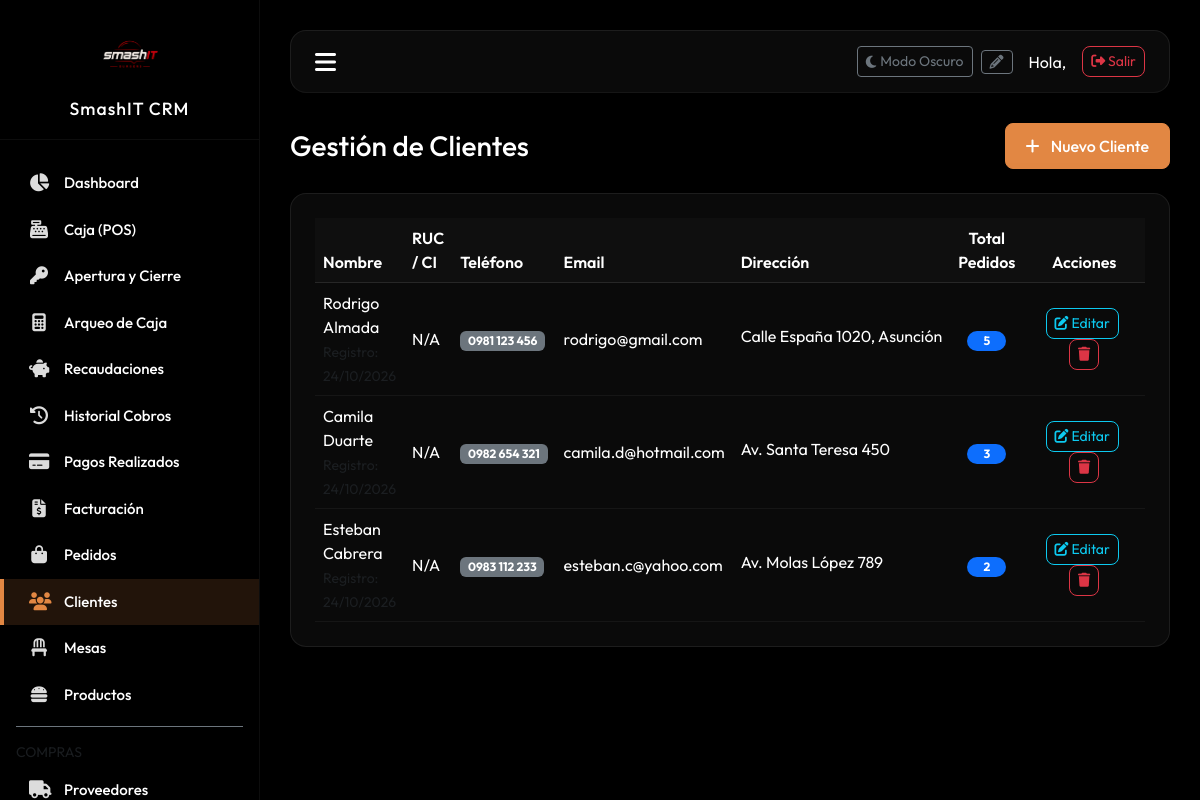
Page /crm/index.php?route=customers (signed in) on the committed database.
### tables this page shows
CREATE TABLE IF NOT EXISTS customers (
    id INT AUTO_INCREMENT PRIMARY KEY,
    name VARCHAR(100) NOT NULL,
    phone VARCHAR(30) NOT NULL UNIQUE,
    ruc_ci VARCHAR(30) NULL,
    email VARCHAR(100) NULL,
    address TEXT NULL,
    total_orders INT DEFAULT 0,
    created_at DATETIME DEFAULT CURRENT_TIMESTAMP
);

### crm/controllers/CustomerController.php (called while the page is built, shortened)
<?php
require_once __DIR__ . '/../models/CustomerModel.php';
class CustomerController {
    private CustomerModel $customerModel;
    public function __construct() {
        $this->customerModel = new CustomerModel();
    }
    public function index(): void {
        $customers = $this->customerModel->getAll();
        require_once __DIR__ . '/../views/customers/index.php';
    }
}

### crm/config/db.php (called while the page is built, shortened)
<?php
class CRMDatabase {
    private static ?PDO $instance = null;
    public static function getConnection(): PDO {
        if (self::$instance === null) {
            try {
                $dsn = "mysql:host=" . CRM_DB_HOST . ";port=" . CRM_DB_PORT . ";dbname=" . CRM_DB_NAME . ";charset=utf8mb4";
                self::$instance = new PDO($dsn, CRM_DB_USER, CRM_DB_PASS, [
                    PDO::ATTR_ERRMODE => PDO::ERRMODE_EXCEPTION,
                    PDO::ATTR_DEFAULT_FETCH_MODE => PDO::FETCH_ASSOC,
                    PDO::ATTR_EMULATE_PREPARES => false,
                ]);
                try { self::$instance->exec("ALTER TABLE restaurant_tables ADD COLUMN reservation_name VARCHAR(100) NULL"); } catch (Exception $e) {}
                try { self::$instance->exec("ALTER TABLE restaurant_tables ADD COLUMN reservation_ci VARCHAR(30) NULL"); } catch (Exception $e) {}
                try { self::$instance->exec("ALTER TABLE restaurant_tables ADD COLUMN reservation_datetime DATETIME NULL"); } catch (Exception $e) {}
            } catch (PDOException $e) {
                try {
                    $dsnNoDb = "mysql:host=" . CRM_DB_HOST . ";port=" . CRM_DB_PORT . ";charset=utf8mb4";
                    $pdo = new PDO($dsnNoDb, CRM_DB_USER, CRM_DB_PASS);
                    $pdo->exec("CREATE DATABASE IF NOT EXISTS `" . CRM_DB_NAME . "` CHARACTER SET utf8mb4 COLLATE utf8mb4_unicode_ci;");
                    $dsn = "mysql:host=" . CRM_DB_HOST . ";port=" . CRM_DB_PORT . ";dbname=" . CRM_DB_NAME . ";charset=utf8mb4";
                    self::$instance = new PDO($dsn, CRM_DB_USER, CRM_DB_PASS, [
                        PDO::ATTR_ERRMODE => PDO::ERRMODE_EXCEPTION,
                        PDO::ATTR_DEFAULT_FETCH_MODE => PDO::FETCH_ASSOC,
                        PDO::ATTR_EMULATE_PREPARES => false,
                    ]);
                    try { self::$instance->exec("ALTER TABLE restaurant_tables ADD COLUMN reservation_name VARCHAR(100) NULL"); } catch (Exception $e) {}
                    try { self::$instance->exec("ALTER TABLE restaurant_tables ADD COLUMN reservation_ci VARCHAR(30) NULL"); } catch (Exception $e) {}
                    try { self::$instance->exec("ALTER TABLE restaurant_tables ADD COLUMN reservation_datetime DATETIME NULL"); } catch (Exception $e) {}
                } catch (PDOException $ex) {
                    die("Error de conexión a la base de datos: " . $ex->getMessage());
                }
            }
        }
        return self::$instance;
    }
}

### crm/models/CustomerModel.php (called while the page is built, shortened)
<?php
class CustomerModel {
    private PDO $db;
    public function __construct() {
        $this->db = CRMDatabase::getConnection();
    }
    public function getAll(): array {
        $stmt = $this->db->query("SELECT * FROM customers ORDER BY total_orders DESC, created_at DESC");
        return $stmt->fetchAll();
    }
}

### crm/views/customers/index.php (the view, shortened to what this page needs)
<?php include_once __DIR__ . '/../layout/header.php'; ?>
<div class="container-fluid p-0">
    <div class="d-flex justify-content-between align-items-center mb-4">
        <h2 class="h3 mb-0 text-white font-weight-bold">Gestión de Clientes</h2>
        <button type="button" class="btn btn-crm-primary rounded-3" data-bs-toggle="modal" data-bs-target="#createCustomerModal">
            <i class="fa fa-plus me-2"></i> Nuevo Cliente
        </button>
    </div>
    <div class="glass-panel p-4 rounded-4 shadow-lg">
        <div class="table-responsive">
            <table class="table custom-table mb-0 align-middle">
                <thead>
                    <tr>
                        <th>Nombre</th>
                        <th>RUC / CI</th>
                        <th>Teléfono</th>
                        <th>Email</th>
                        <th>Dirección</th>
                        <th class="text-center">Total Pedidos</th>
                        <th class="text-center" style="width: 180px;">Acciones</th>
                    </tr>
                </thead>
                <tbody>
                    <?php if (empty($customers)): ?>
                        <tr>
                            <td colspan="7" class="text-center text-muted py-4">No hay clientes registrados en el CRM.</td>
                        </tr>
                    <?php else: ?>
                        <?php foreach ($customers as $cust): ?>
                            <tr>
                                <td>
                                    <div class="font-weight-semibold text-white"><?php echo htmlspecialchars($cust['name']); ?></div>
                                    <small class="text-muted">Registro: <?php echo date('d/m/Y', strtotime($cust['created_at'])); ?></small>
                                </td>
                                <td><span class="text-white"><?php echo htmlspecialchars($cust['ruc_ci'] ?: 'N/A'); ?></span></td>
                                <td><span class="badge bg-secondary"><?php echo htmlspecialchars($cust['phone']); ?></span></td>
                                <td><?php echo htmlspecialchars($cust['email'] ?: 'No asignado'); ?></td>
                                <td><span class="text-truncate d-inline-block" style="max-width: 250px;"><?php echo htmlspecialchars($cust['address'] ?: 'N/A'); ?></span></td>
                                <td class="text-center">
                                    <span class="badge bg-primary rounded-pill px-3"><?php echo (int)$cust['total_orders']; ?></span>
                                </td>
                                <td class="text-center">
                                    <button type="button" class="btn btn-sm btn-outline-info rounded-3 me-1"
                                        onclick="openEditCustomerModal(
                                            '<?php echo $cust['id']; ?>',
                                            '<?php echo addslashes($cust['name']); ?>',
                                            '<?php echo addslashes($cust['phone']); ?>',
                                            '<?php echo addslashes($cust['ruc_ci'] ?? ''); ?>',
                                            '<?php echo addslashes($cust['email']); ?>',
                                            '<?php echo addslashes($cust['address']); ?>',
                                            '<?php echo $cust['total_orders']; ?>'
                                        )">
                                        <i class="fa fa-edit"></i> Editar
                                    </button>
                                    <button type="button" class="btn btn-sm btn-outline-danger rounded-3"
                                        onclick="openDeleteCustomerModal(
                                            '<?php echo $cust['id']; ?>',
                                            '<?php echo addslashes($cust['name']); ?>'
                                        )">
                                        <i class="fa fa-trash"></i>
                                    </button>
                                </td>
                            </tr>
                        <?php endforeach; ?>
                    <?php endif; ?>
                </tbody>
            </table>
        </div>
    </div>
</div>
<?php include_once __DIR__ . '/../layout/footer.php'; ?>

### crm/assets/css/dashboard.css (style rules this page uses)
:root { --sidebar-width: 260px; --sidebar-bg: #000000; --sidebar-active-bg: #e28743; --primary-color: #e28743; --secondary-color: #111111; --background-color: #000000; --card-bg: #0c0c0c; --text-color: #ffffff; --text-muted: #dcdcdc; }
body { font-family: 'Outfit', 'Inter', sans-serif; background-color: var(--background-color); color: var(--text-color); margin: 0; overflow-x: hidden; }
.glass-panel { background: rgba(12, 12, 12, 0.85); backdrop-filter: blur(10px); -webkit-backdrop-filter: blur(10px); border: 1px solid rgba(255, 255, 255, 0.08); border-radius: 12px; }
.custom-table { color: var(--text-color) !important; }
.custom-table th { background-color: rgba(255, 255, 255, 0.02) !important; border-bottom: 1px solid rgba(255, 255, 255, 0.1) !important; color: var(--text-muted) !important; font-weight: 600; }
.custom-table td { background-color: transparent !important; border-bottom: 1px solid rgba(255, 255, 255, 0.05) !important; vertical-align: middle; }
.btn-crm-primary { background-color: var(--primary-color); border-color: var(--primary-color); color: #fff; font-weight: 500; padding: 10px 20px; border-radius: 8px; transition: all 0.2s ease; }
body, p, span:not(.badge):not(.alert), h1, h2, h3, h4, h5, h6, label, .table, .table td, .table th, td, th, .form-control, .form-select, .form-text, .modal-content, .modal-body, .modal-header, .modal-footer { color: #ffffff !important; }

### rows in the picture
customers: name "Rodrigo Almada", created_at "24/10/2026", ruc_ci "N/A", phone "0981 123 456", email "rodrigo@gmail.com", address "Calle España 1020, Asunción", total_orders "5"
customers: name "Camila Duarte", created_at "24/10/2026", ruc_ci "N/A", phone "0982 654 321", email "camila.d@hotmail.com", address "Av. Santa Teresa 450", total_orders "3"
customers: name "Esteban Cabrera", created_at "24/10/2026", ruc_ci "N/A", phone "0983 112 233", email "esteban.c@yahoo.com", address "Av. Molas López 789", total_orders "2"
